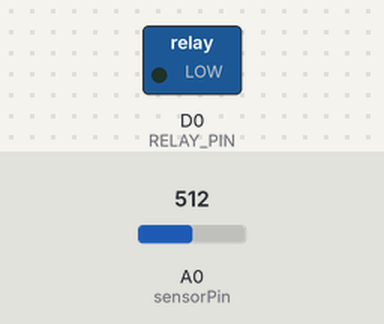
Bench run of a sketch on a simulated ESP8266 (NodeMCU). On the bench: switched loads named in the sketch (green lamp = pin HIGH). The test bench sets the inputs (shaded band); at power-on: A0 (sensorPin) = 512. WiFi joins after 1.5 s; servers stay silent unless stated; uploads are accepted with an empty reply; what the sketch prints to the serial monitor is not drawn.

Above: at 3.2 s.
3.3 s: A0 (sensorPin) set to 783
5.6 s: A0 (sensorPin) set to 811
At 6.8 s:
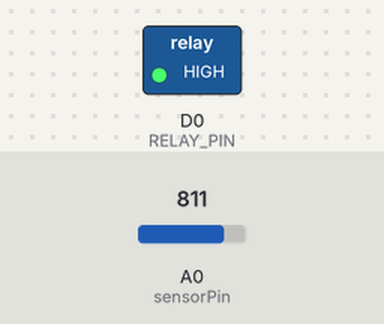
8.3 s: A0 (sensorPin) set to 790
At 9.7 s:
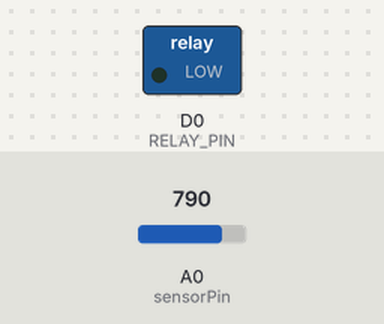
10.7 s: A0 (sensorPin) set to 810
At 12.8 s:
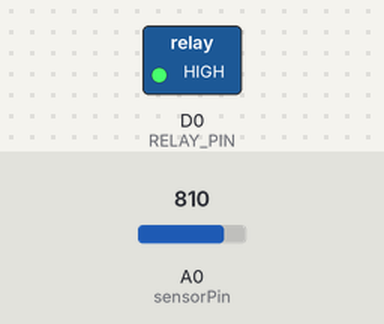
Timing chart, 0 to 14.1 s (numbered marks = the images above; inputs shaded):
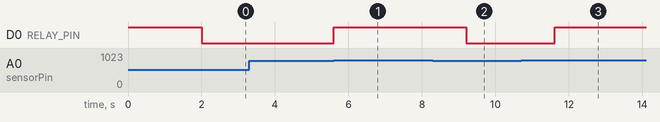

The sketch:

sketch_dec16a.ino
```cpp
#include <ESP8266WiFi.h>
#include <ESP8266HTTPClient.h>

const char* ssid = "dev";         // Nome da rede Wi-Fi
const char* password = "12345678";   // Senha da rede Wi-Fi
const char* serverUrl = "http://10.42.0.1:3000/sensor-data"; // URL da API

int sensorPin = A0;      // Pino do sensor de umidade
#define RELAY_PIN D0     // Pino do relé para a bomba de irrigação

WiFiClient wifiClient;   // Objeto WiFiClient

void setup() {
  Serial.begin(115200);
  pinMode(sensorPin, INPUT);      // Configura o pino do sensor como entrada
  pinMode(RELAY_PIN, OUTPUT);     // Configura o pino do relé como saída
  digitalWrite(RELAY_PIN, HIGH);  // Inicializa o relé desligado (nível alto)

  // Conectar ao Wi-Fi
  WiFi.begin(ssid, password);
  Serial.print("Conectando ao Wi-Fi");
  while (WiFi.status() != WL_CONNECTED) {
    delay(1000);
    Serial.print(".");
  }
  Serial.println("\nConectado ao Wi-Fi!");
}

void loop() {
  if (WiFi.status() == WL_CONNECTED) {
    int umidade = analogRead(sensorPin); // Leitura do sensor de umidade
    Serial.println("Umidade: " + String(umidade));

    // Lógica para controle da bomba
    if (umidade > 800) {  // Valor de limite de umidade (ajuste conforme necessário) - testes
      Serial.println("Baixa umidade detectada! Ligando a bomba de irrigação...");
      digitalWrite(RELAY_PIN,HIGH ); // Ativa o relé (bomba ligada)
    } else {
      Serial.println("Umidade suficiente. Desligando a bomba...");
      digitalWrite(RELAY_PIN, LOW); // Desativa o relé (bomba desligada)
    }

    // Enviar os dados para a API
    HTTPClient http;
    http.begin(wifiClient, serverUrl); // Usa o WiFiClient como argumento
    http.addHeader("Content-Type", "application/json");

    String jsonPayload = "{\"umidade\": " + String(umidade) + "}";
    int httpResponseCode = http.POST(jsonPayload);

    if (httpResponseCode > 0) {
      Serial.println("Dados enviados com sucesso! Código: " + String(httpResponseCode));
    } else {
      Serial.println("Erro ao enviar dados. Código: " + String(httpResponseCode));
    }
    http.end();
  } else {
    Serial.println("Wi-Fi desconectado. Tentando reconectar...");
    WiFi.begin(ssid, password);
  }

  delay(1000); // Enviar dados a cada 10 segundos
}
```

Measured:
- the behaviour switches between 800 and 801 on A0 (sensorPin) (found by bisection; images 0 and 1)
- after the input at 3.3 s, every drawn part: stays the same
- after the input at 5.6 s, D0 (RELAY_PIN): LOW → HIGH at once
- after the input at 8.3 s, D0 (RELAY_PIN): HIGH → LOW after 0.91 s
- after the input at 10.7 s, D0 (RELAY_PIN): LOW → HIGH after 0.91 s
